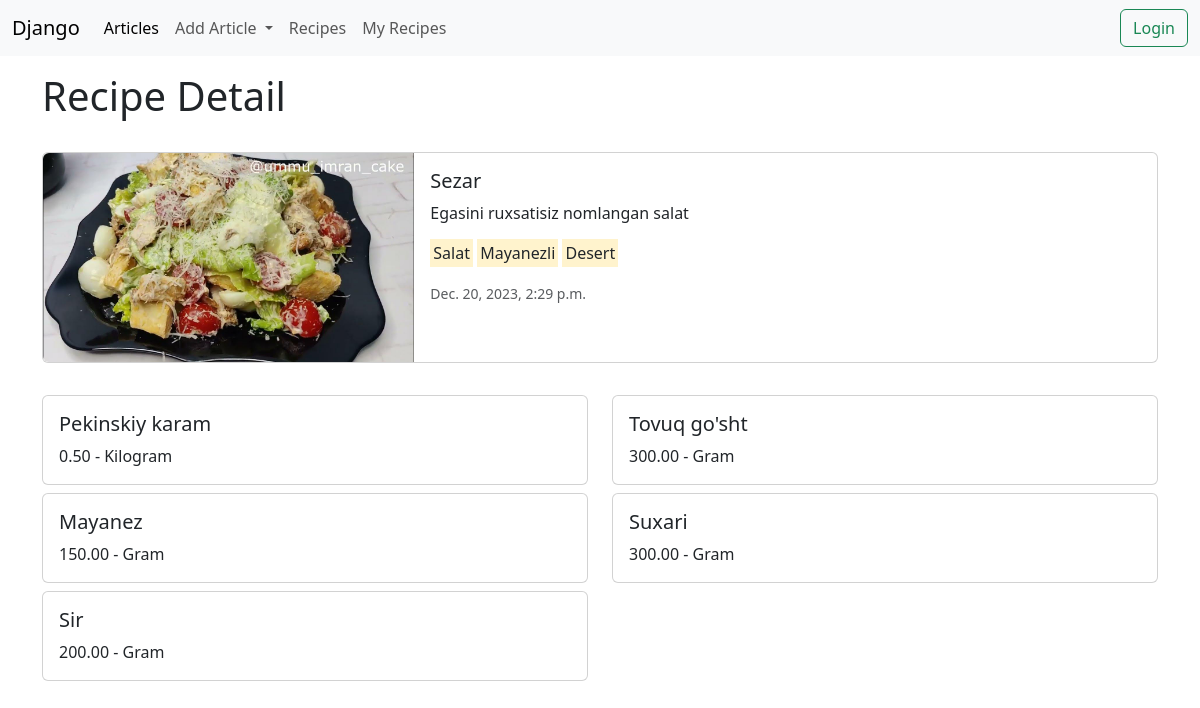
Screenshot of /recipe/detail/sezar1084/ with the database file from the repository.
### recipe/models.py (models this page shows, shortened)
class Recipe(models.Model):
    author = models.ForeignKey(User, on_delete=models.SET_NULL, null=True, blank=True)
    title = models.CharField(max_length=221)
    slug = models.SlugField(unique=True, editable=False, null=True)
    image = models.ImageField(upload_to='recipes', null=True, blank=True)
    description = models.TextField()
    tags = models.ManyToManyField(Tag)
    created_date = models.DateTimeField(auto_now_add=True)

class Tag(models.Model):
    title = models.CharField(max_length=221)

class Ingredient(models.Model):
    UNIT = (
        (0, "Kilogram"),
        (1, "Gram"),
        (2, "Litre"),
        (3, "Piece"),
    )
    recipe = models.ForeignKey(Recipe, on_delete=models.CASCADE, related_name='ingredients')
    title = models.CharField(max_length=221)
    quantity = models.DecimalField(max_digits=10, decimal_places=2)
    unit = models.IntegerField(choices=UNIT, default=1)
    is_active = models.BooleanField(default=True)

### recipe/views.py (the view)
# urls.py: path('detail/<slug:slug>/', recipe_detail, name='detail'),
def recipe_detail(request, slug):
    recipe = get_object_or_404(Recipe, slug=slug)
    is_author_lookup = Q(is_active=True)
    if request.user == recipe.author:
        is_author_lookup = Q()
    ingredients = Ingredient.objects.filter(recipe_id=recipe.id)
    is_author = request.user == recipe.author
    context = {
        'object': recipe,
        'ingredients': ingredients,
        'is_author': is_author
    }
    return render(request, 'recipe/detail.html', context)

### templates/recipe/detail.html (shortened to what this page needs)
{% extends 'base.html' %}
{% block header %}
    <h1>Recipe Detail</h1>
{% endblock %}
{% block content %}
    <div class="row">
        <div class="col-md-12">
            <div class="card mb-3 mt-4">
                <div class="row g-0">
                    <div class="col-md-4">
                        <img src="{{ object.image.url }}" class="img-fluid rounded-start" alt="">
                    </div>
                    <div class="col-md-8">
                        <div class="card-body">
                            <h5 class="card-title">{{ object.title }}</h5>
                            <p class="card-text">{{ object.description }}</p>
                            <p>
                                {% for tag in object.tags.all %}
                                    <mark>{{ tag.title }}</mark>
                                {% endfor %}
                            </p>
                            <p class="card-text"><small class="text-body-secondary">{{ object.created_date }}</small>
                            </p>
                        </div>
                    </div>
                </div>
            </div>
        </div>
    </div>
    <div class="row mb-4 mt-2">
        {% for ingredient in ingredients %}
            <div class="col-sm-6 mb-3 mb-sm-0 mt-2">
                <div class="card {% if not ingredient.is_active %}not_active{% endif %}">
                    <div class="card-body">
                        <h5 class="card-title">{{ ingredient.title }}</h5>
                        <p class="card-text">{{ ingredient.quantity }} - {{ ingredient.get_unit_display }}</p>
                    </div>
                </div>
            </div>
        {% endfor %}
    </div>
{% endblock %}

### rows the page displays
Recipe: image (placeholder picture), title "Sezar", description "Egasini ruxsatisiz nomlangan salat", created_date "Dec. 20, 2023, 2:29 p.m."
Tag: title "Salat"
Tag: title "Mayanezli"
Tag: title "Desert"
Ingredient: title "Pekinskiy karam", quantity "0.50", unit "Kilogram"
Ingredient: title "Tovuq go'sht", quantity "300.00", unit "Gram"
Ingredient: title "Mayanez", quantity "150.00", unit "Gram"
Ingredient: title "Suxari", quantity "300.00", unit "Gram"
Ingredient: title "Sir", quantity "200.00", unit "Gram"
